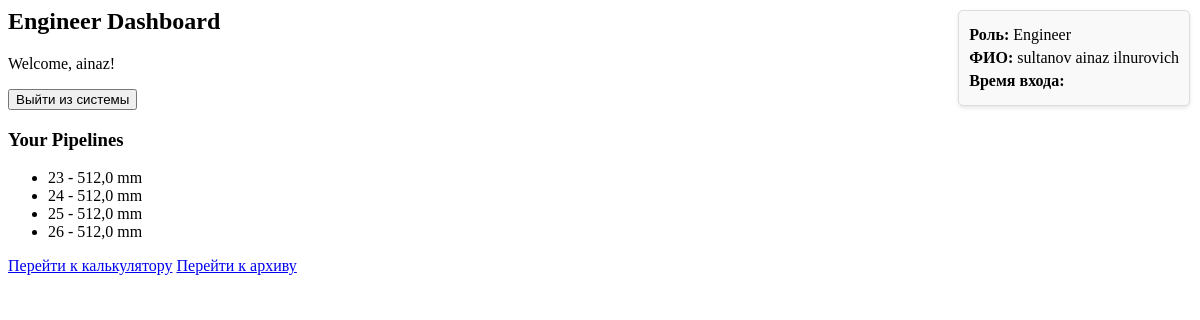
/trans/dashboard/ (signed in), run on the app's committed database.
### trans/models.py (models this page shows, shortened)
class User(AbstractUser):
    ROLE_CHOICES = [
        ('engineer', 'Engineer'),
        ('admin', 'Admin'),
    ]
    surname = models.CharField(max_length=150, blank=True, verbose_name="Фамилия")
    name = models.CharField(max_length=150, blank=True, verbose_name="Имя")
    patronymic = models.CharField(max_length=150, blank=True, verbose_name="Отчество")
    role = models.CharField(max_length=10, choices=ROLE_CHOICES, default='engineer', verbose_name="Роль")

class Pipeline(models.Model):
    PipelineID = models.AutoField(primary_key=True, verbose_name="Уникальный идентификатор трубопровода")
    Diameter = models.FloatField(verbose_name="Внутренний диаметр трубопровода (мм)")
    Length = models.FloatField(verbose_name="Длина трубопровода (км)")
    ElevationDifference = models.FloatField(verbose_name="Разность нивелирных высот (м)")
    ResidualHead = models.FloatField(verbose_name="Остаточный напор (м)")
    Temperature = models.FloatField(verbose_name="Расчетная температура (К)")
    user = models.ForeignKey(settings.AUTH_USER_MODEL, on_delete=models.CASCADE, related_name='pipelines', verbose_name="Пользователь")

### trans/views.py (the view)
# urls.py: path('dashboard/', views.dashboard, name='dashboard'),
@login_required
def dashboard(request):
    user = request.user
    pipelines = user.pipelines.all()
    if user.role == 'engineer':
        return render(request, 'trans/engineer_dashboard.html', {'user': user, 'pipelines': pipelines})
    elif user.role == 'admin':
        return render(request, 'trans/admin_dashboard.html', {'user': user, 'pipelines': pipelines})

### trans/templates/trans/engineer_dashboard.html (shortened to what this page needs)
<h2>Engineer Dashboard</h2>
<p>Welcome, {{ user.username }}!</p>
<div class="session-info">
    <p><strong>Роль:</strong> {{ user.get_role_display }}</p>
    <p><strong>ФИО:</strong> {{ user.surname }} {{ user.name}} {{ user.patronymic }}</p>
    <p><strong>Время входа:</strong> {{ request.session.login_time }}</p>
</div>
<form method="post" action="{% url 'trans:logout' %}">
    <button type="submit">Выйти из системы</button>
</form>
<h3>Your Pipelines</h3>
<ul>
    {% for pipeline in pipelines %}
        <li>{{ pipeline.PipelineID }} - {{ pipeline.Diameter }} mm</li>
    {% endfor %}
</ul>
<a href="{% url 'trans:calculator' %}">Перейти к калькулятору</a>
<a href="{% url 'trans:archive' %}">Перейти к архиву</a>

### trans/templates/trans/engineer_dashboard.html (style rules this page uses)
.session-info { position: absolute; top: 10px; right: 10px; background-color: #f9f9f9; border: 1px solid #ddd; padding: 10px; border-radius: 5px; box-shadow: 0 2px 4px rgba(0, 0, 0, 0.1); }
.session-info p { margin: 5px 0; }

### data on the page
User: username "ainaz", role "Engineer", surname "sultanov", name "ainaz", patronymic "ilnurovich"
Pipeline: PipelineID "23", Diameter "512,0"
Pipeline: PipelineID "24", Diameter "512,0"
Pipeline: PipelineID "25", Diameter "512,0"
Pipeline: PipelineID "26", Diameter "512,0"
